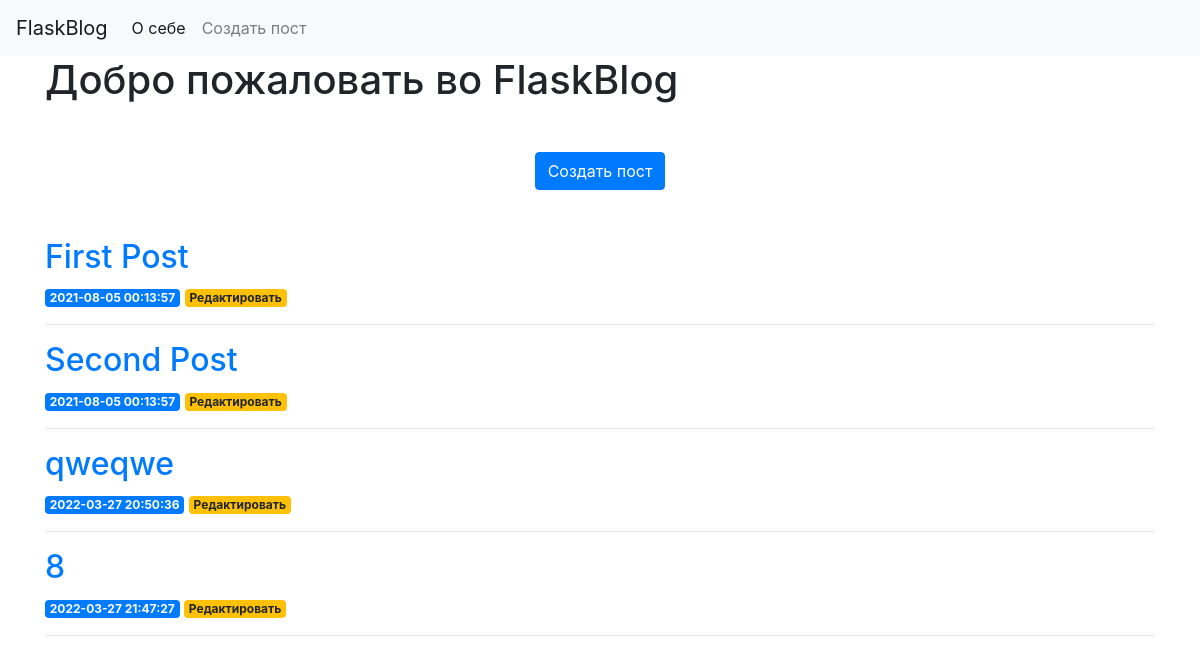
The app's page /, older data.
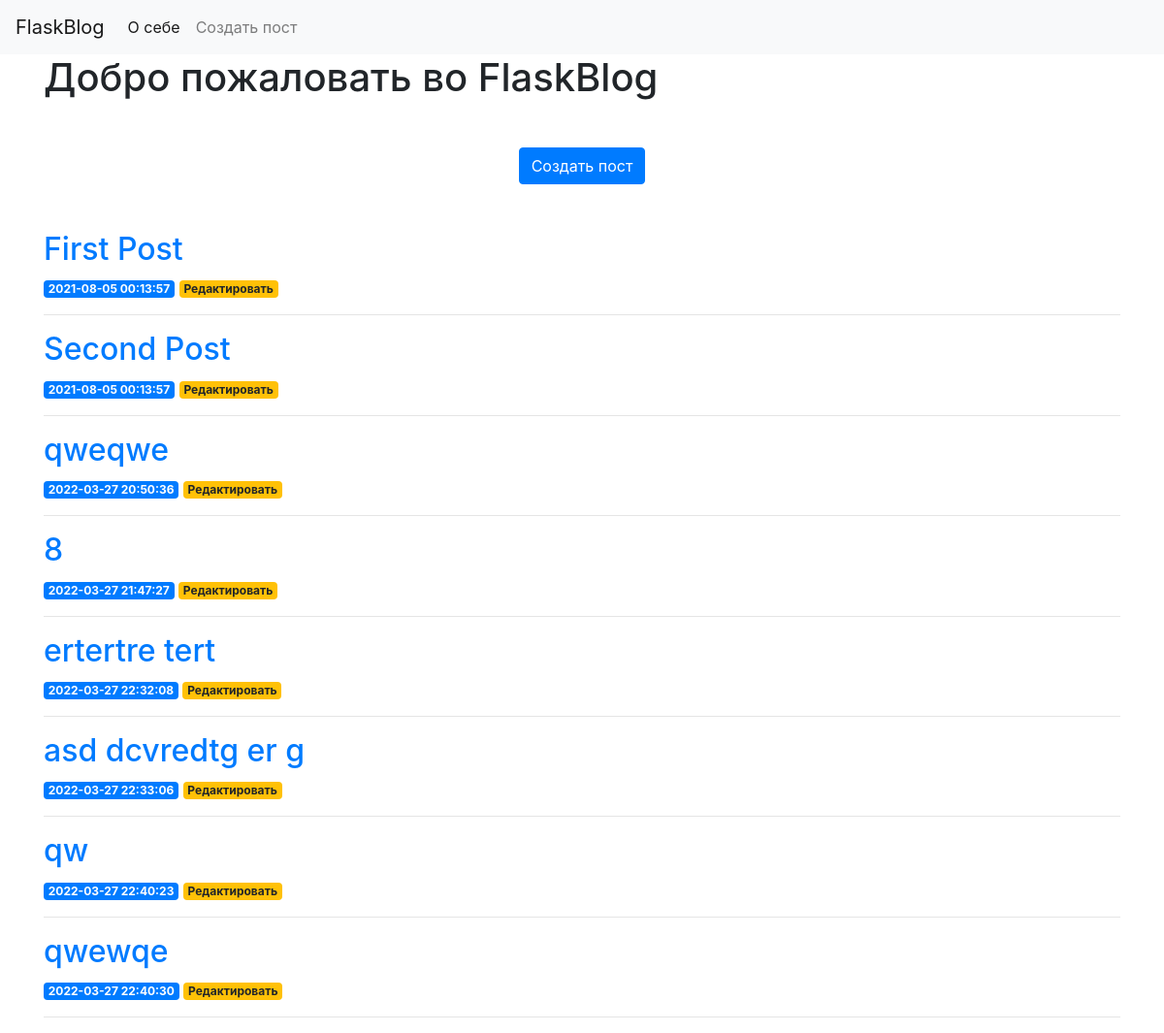
The same page, newer data.
### tables this page shows
CREATE TABLE posts (
    id INTEGER PRIMARY KEY AUTOINCREMENT,
    created TIMESTAMP NOT NULL DEFAULT CURRENT_TIMESTAMP,
    title TEXT NOT NULL,
    content TEXT NOT NULL
);

### app.py (the view)
@app.route('/')
def index():
    conn = get_db_connection()
    posts = conn.execute('SELECT * FROM posts').fetchall()
    conn.close()
    return render_template('index.html', posts=posts)

### app.py (called while the page is built)
def get_db_connection():
    conn = sqlite3.connect('database.db')
    conn.row_factory = sqlite3.Row
    return conn

### templates/index.html
{% extends 'base.html' %}
{% block content %}
    <h1>{% block title %}Добро пожаловать во FlaskBlog{% endblock title %}</h1>
    <div class="form-group text-center mt-5 mb-5">
        <a href="{{ url_for('create') }}" class="btn btn-primary">
            Создать пост
        </a>
    </div>
    {% for post in posts %}
        <a href="{{ url_for('post', post_id=post['id']) }}">
            <h2>{{ post['title'] }}</h2>
        </a>
        <span class="badge badge-primary">{{ post['created'] }}</span>
        <a href="{{ url_for('edit', id=post['id']) }}">
            <span class="badge badge-warning">Редактировать</span>
        </a>
        <hr>
    {% endfor %}
{% endblock content %}

Row changes from the older to the newer data that the page shows:
added posts: title "ertertre tert", created "2022-03-27 22:32:08"
added posts: title "asd dcvredtg er g", created "2022-03-27 22:33:06"
added posts: title "qw", created "2022-03-27 22:40:23"
added posts: title "qwewqe", created "2022-03-27 22:40:30"
